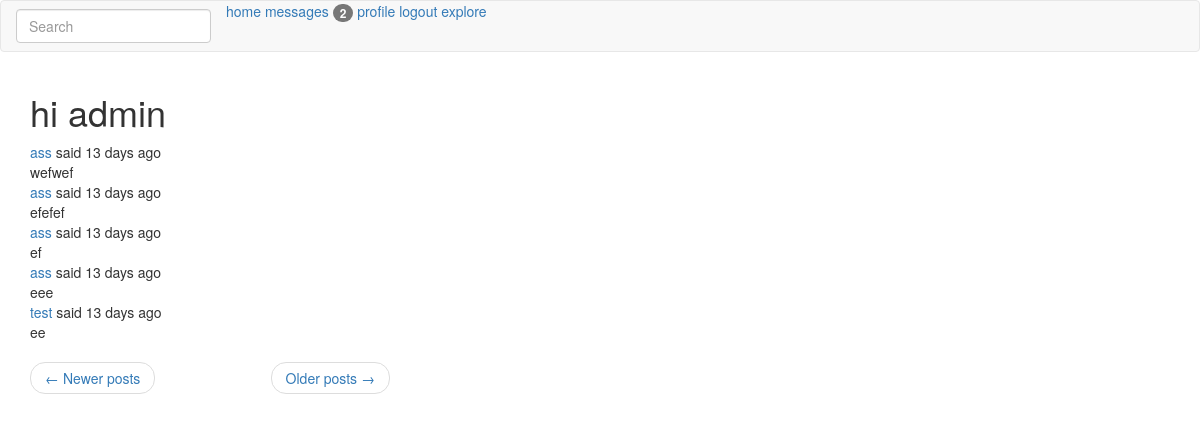
The app's page /explore?page=2 (signed in) with its own data.
### app/main/models.py (models this page shows, shortened)
class PaginatedAPIMixin(object):
	@staticmethod
	def to_colllection_dict(query, page, per_page, endpoint, **kwargs):
		resources = query.paginate(page, per_page, False)
		data = {
			'items': [item.to_dict() for item in resources.items],
			'_meta': {
				'page': page,
				'per_page': per_page,
				'total_pages': resources.pages,
				'total_items': resources.total
			},
			'_links': {
				'self': url_for(endpoint, page=page, per_page=per_page, **kwargs),
				'next': url_for(endpoint, page=page+1, per_page=per_page, **kwargs) if resources.has_next else None,
				'prev': url_for(endpoint, page=page-1, per_page=per_page, **kwargs) if resources.has_prev else None
			}
		}
		return data

class User(PaginatedAPIMixin, UserMixin, db.Model):
	id = db.Column(db.Integer, primary_key=True)
	username = db.Column(db.String(64), index=True, unique=True)
	email = db.Column(db.String(120), index=True, unique=True)
	password_hash = db.Column(db.String(128))
	posts = db.relationship('Post', backref='author', lazy='dynamic')
	about_me = db.Column(db.String(140))
	last_seen = db.Column(db.DateTime, default=datetime.utcnow)
	messages_sent = db.relationship('Message',
		foreign_keys='Message.sender_id',
		backref='author', lazy='dynamic')
	messages_received = db.relationship('Message',
		foreign_keys='Message.recipient_id',
		backref='recipient', lazy='dynamic')
	last_message_read_time = db.Column(db.DateTime)
	followed = db.relationship(
		'User',
		secondary = followers,
		primaryjoin = (followers.c.follower_id == id),
		secondaryjoin = (followers.c.followed_id == id),
		backref = db.backref('followers', lazy='dynamic'),
		lazy = 'dynamic'
	)
	notifications = db.relationship('Notification', backref='user', lazy='dynamic')
	@login.user_loader
	def load_user(id):
		return User.query.get(int(id))
	def new_messages(self):
		last_read_time = self.last_message_read_time or datetime(1900, 1, 1)
		return Message.query.filter_by(recipient=self).filter(
			Message.timestamp > last_read_time).count()

class SearchableMixin(object):
	@classmethod
	def before_commit(cls, session):
		session._changes = {
			'add': list(session.new),
			'update': list(session.dirty),
			'delete': list(session.deleted)
		}
	@classmethod
	def after_commit(cls, session):
		for obj in session._changes['add']:
			if isinstance(obj, SearchableMixin):
				add_to_index(obj.__tablename__, obj)
		for obj in session._changes['update']:
			if isinstance(obj, SearchableMixin):
				add_to_index(obj.__tablename__, obj)
		for obj in session._changes['delete']:
			if isinstance(obj, SearchableMixin):
				remove_from_index(obj.__tablename__, obj)

class Post(SearchableMixin, db.Model):
	__searchable__ = ['body']
	id = db.Column(db.Integer, primary_key=True)
	body = db.Column(db.String(140))
	timestamp = db.Column(db.DateTime, index=True, default=datetime.utcnow)
	user_id = db.Column(db.Integer, db.ForeignKey('user.id'))
	language = db.Column(db.String(5))

### app/main/routes.py (the view)
@bp.route('/explore')
@login_required
def explore():
	page = request.args.get('page', 1, type=int)
	posts = Post.query.order_by(Post.timestamp.desc()).paginate(
		page, current_app.config['POSTS_PER_PAGE'], False)
	next_url = url_for('main.explore', page=posts.next_num) \
		if posts.has_next else None
	prev_url = url_for('main.explore', page=posts.prev_num) \
		if posts.has_prev else None
	return render_template('index.html', title='Explore', posts=posts.items,
						   next_url=next_url,
						   prev_url=prev_url)

### app/main/forms.py
class SearchForm(FlaskForm):
	q = StringField(_l('Search'), validators=[DataRequired()])
	def __init__(self, *args, **kwargs):
		if 'formdata' not in kwargs:
			kwargs['formdata'] = request.args
		if 'csrf_enabled' not in kwargs:
			kwargs['csrf_enabled'] = False
		super(SearchForm, self).__init__(*args, **kwargs)

### app/main/routes.py (called while the page is built)
@bp.before_request
def before_request():
	if current_user.is_authenticated:
		current_user.last_seen = datetime.utcnow()
		db.session.commit()
		g.search_form = SearchForm()
	g.locale = str(get_locale())

### app/templates/index.html (shortened to what this page needs)
{% extends "base.html" %}
{% import "bootstrap/wtf.html" as wtf %}|
{% block app_content %}
	<h1>{{ _('hi %(username)s', username=current_user.username) }}</h1>
	<div class="row">
		<div class="col-md-4">
			{% for post in posts %}
				{% include '_post.html' %}
			{% endfor %}
		</div>
	</div>
	<div class="row">
		<div class="col-md-4">
			<nav aria-label="...">
				<ul class="pager">
					<li class="previous{% if not prev_url %} disabled{% endif %}">
						<a href="{{ prev_url or '#' }}">
							<span aria-hidden="true">&larr;</span> {{ _('Newer posts') }}
						</a>
					</li>
					<li class="next{% if not next_url %} disabled{% endif %}">
						<a href="{{ next_url or '#' }}">
							{{ _('Older posts') }} <span aria-hidden="true">&rarr;</span>
						</a>
					</li>
				</ul>
			</nav>
		</div>
	</div>
{% endblock %}

### app/templates/_post.html (shortened to what this page needs)
<table>
	<tr>
		<td>
		{{ _('%(username)s said %(when)s', username=user_link, when=moment(post.timestamp).fromNow()) }}
		<br>
		<span id="post{{ post.id }}">{{ post.body }}</span>
		</td>
	</tr>
</table>

### records on screen
Post: body "wefwef"
Post: body "efefef"
Post: body "ef"
Post: body "eee"
Post: body "ee"

### other values on screen
{{ new_messages }} "2"
